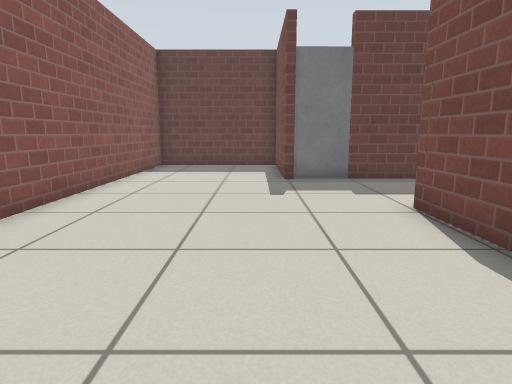
View 1 (above)

12 first-person views from a walk through a robot-simulator world made for Gazebo. The camera is 0.72 m above the floor, tilts 10° down and sees 75° across. The floor is counted in squares, 0.5 m on a side. Each view is taken from the middle of a square. On the plan, view 1 faces up. The plan holds only what a view shows up to about 15 squares ahead; the rest is blank. Simple patterns stand in for the simulator's built-in surfaces.

View 2
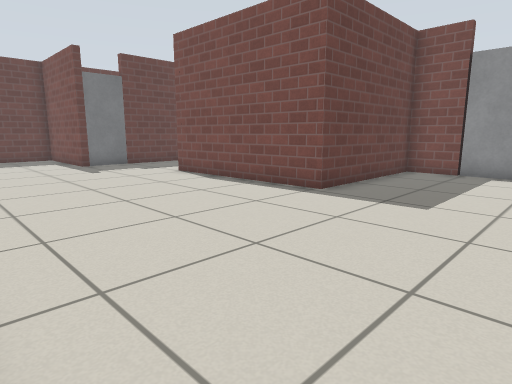

View 3
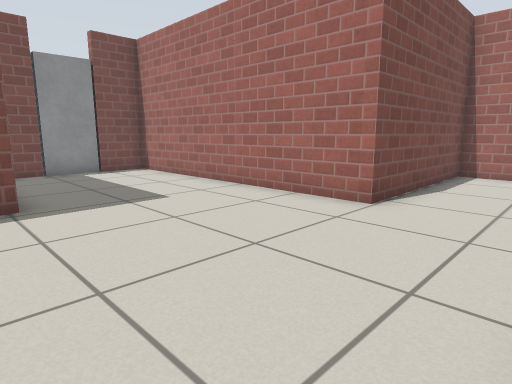

View 4
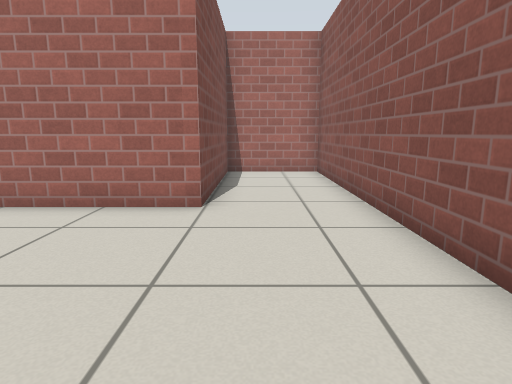

View 5
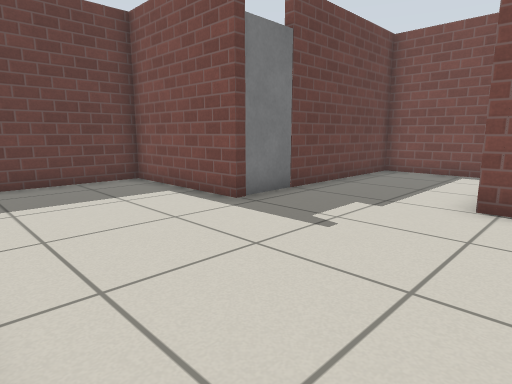

View 6
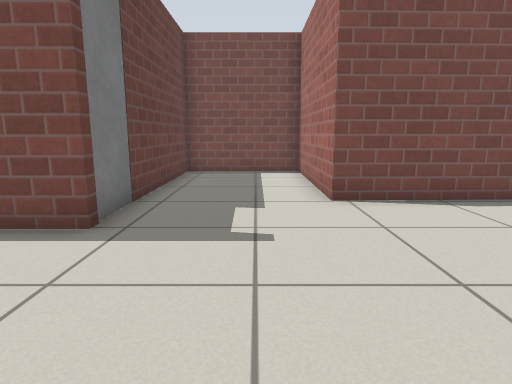

View 7
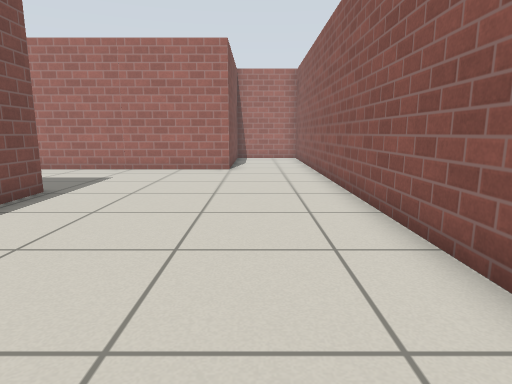

View 8
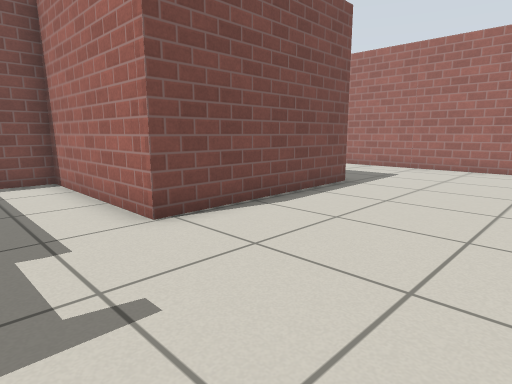

View 9
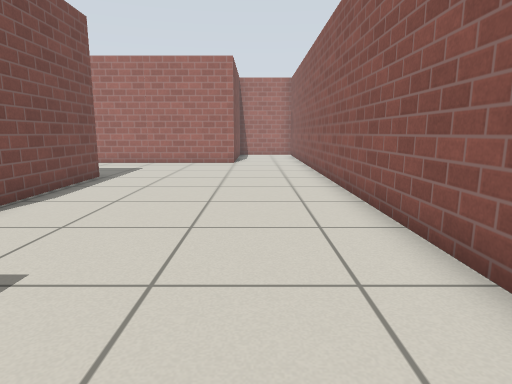

View 10
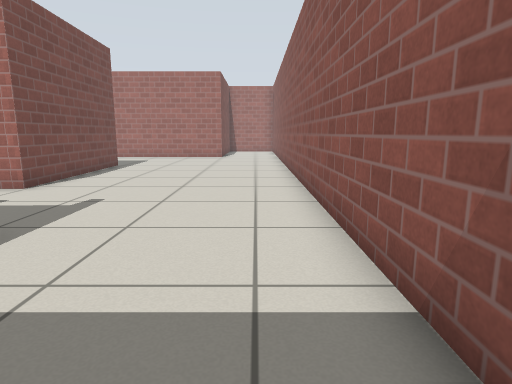

View 11
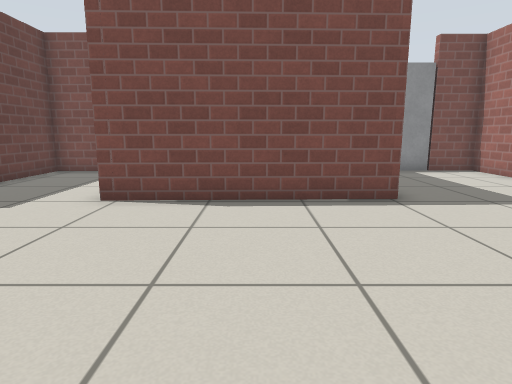

View 12
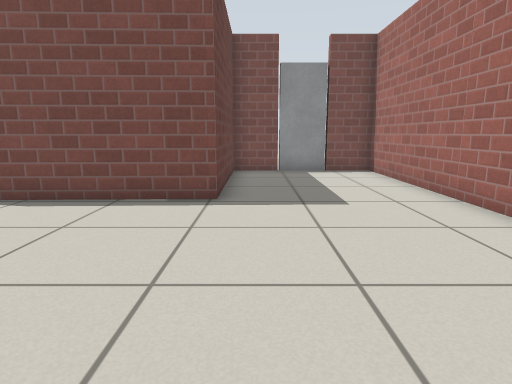

### Floor plan
Points are (right, up) in squares from view 1. A wall is a line through its corners. A room is listed if a view was taken in it or the views show most of it. See-through windows are left out.
Room 1 (views 1, 2, 3, 4, 5, 6, 7, 8, 9, 10, 11, 12)
walls: (0.9, 10.5) (0.9, 15.3) (-4.3, 15.3) (-4.3, -11.6) (-0.9, -11.6) (-0.9, -5.4) (9, -5.4) (9, -3.7) (9.4, -3.7); (9, -1.9) (9, -0.1) (3.3, -0.1) (3.1, 6.4) (8.8, 6.4) (8.8, 10.6) (2.9, 10.6)
objects: door leaf (2, 11); door leaf (9, -3)

Where each view was taken, in squares from view 1:
view 1: 0 up, 0 right, facing up
view 2: 5 down, 4 left, facing up-right
view 3: 1 up, 4 left, facing down-right
view 4: 1 up, 2 left, facing down
view 5: 5 up, 4 left, facing up-right
view 6: 8 up, 4 left, facing right
view 7: 8 up, 2 left, facing down
view 8: 9 up, 2 left, facing down-right
view 9: 11 up, 2 left, facing down
view 10: 15 up, 3 left, facing down
view 11: 3 up, 4 left, facing right
view 12: 1 down, 4 left, facing right
